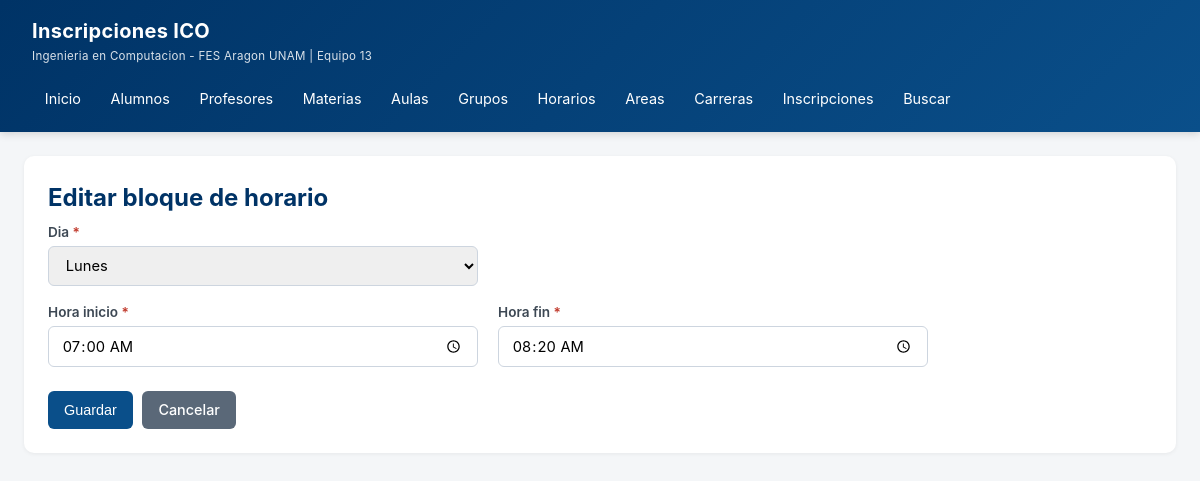
Page /?r=horario&accion=editar&id=23 on the committed database.
### tables this page shows
CREATE TABLE horario_bloque (
    id_horario   INT AUTO_INCREMENT PRIMARY KEY,
    dia_semana   ENUM('Lunes','Martes','Miercoles','Jueves','Viernes','Sabado') NOT NULL,
    hora_inicio  TIME NOT NULL,
    hora_fin     TIME NOT NULL,
    UNIQUE KEY uk_bloque (dia_semana, hora_inicio, hora_fin),
    CHECK (hora_inicio < hora_fin)
);

### app/helpers.php (called while the page is built, shortened)
<?php
function e(?string $s): string {
    return htmlspecialchars($s ?? '', ENT_QUOTES, 'UTF-8');
}
function render(string $view, array $data = []): void {
    extract($data, EXTR_SKIP);
    $contentFile = __DIR__ . '/views/' . $view . '.php';
    require $contentFile;
    require __DIR__ . '/views/layouts/main.php';
}

### app/controllers/HorarioController.php (called while the page is built, shortened)
<?php
class HorarioController {
    public function editar() {
        $st = Database::pdo()->prepare("SELECT * FROM horario_bloque WHERE id_horario=?"); $st->execute([get_int('id')]); $b=$st->fetch();
        render('horario/form', ['title'=>'Editar bloque','b'=>$b]);
    }
}

### public/index.php (called while the page is built, shortened)
<?php
require __DIR__ . '/../app/Database.php';
require __DIR__ . '/../app/helpers.php';
$accion = $_GET['accion'] ?? 'index';
$ctrl = new $controllerName();
$ctrl->$accion();

### config/db.php (called while the page is built)
<?php
return [
    'host'     => '127.0.0.1',
    'port'     => 3306,
    'dbname'   => 'inscripciones_ico',
    'user'     => 'root',
    'pass'     => 'cam080818',
    'charset'  => 'utf8mb4',
];

### app/Database.php (called while the page is built)
<?php
class Database {
    private static ?PDO $pdo = null;
    public static function pdo(): PDO {
        if (self::$pdo === null) {
            $cfg = require __DIR__ . '/../config/db.php';
            $dsn = "mysql:host={$cfg['host']};port={$cfg['port']};dbname={$cfg['dbname']};charset={$cfg['charset']}";
            try {
                self::$pdo = new PDO($dsn, $cfg['user'], $cfg['pass'], [
                    PDO::ATTR_ERRMODE            => PDO::ERRMODE_EXCEPTION,
                    PDO::ATTR_DEFAULT_FETCH_MODE => PDO::FETCH_ASSOC,
                    PDO::ATTR_EMULATE_PREPARES   => false,
                ]);
            } catch (PDOException $e) {
                die("<h2>Error de conexion</h2><p>" . htmlspecialchars($e->getMessage()) . "</p>"
                   ."<p>Verifica config/db.php y que MySQL este corriendo.</p>");
            }
        }
        return self::$pdo;
    }
}

### app/views/horario/form.php (the view, shortened to what this page needs)
<div class="card">
    <h1 class="page-title"><?= $b ? 'Editar' : 'Nuevo' ?> bloque de horario</h1>
    <form class="crud" method="post" action="/?r=horario&accion=guardar">
        <div><label class="required">Dia</label>
            <select name="dia_semana" required>
                <?php foreach(['Lunes','Martes','Miercoles','Jueves','Viernes','Sabado'] as $d): ?>
                <option value="<?= $d ?>" <?= ($b['dia_semana']??'')==$d?'selected':'' ?>><?= $d ?></option>
                <?php endforeach; ?>
            </select></div>
        <div></div>
        <div><label class="required">Hora inicio</label>
            <input name="hora_inicio" type="time" required value="<?= e(substr($b['hora_inicio'] ?? '07:00:00',0,5)) ?>"></div>
        <div><label class="required">Hora fin</label>
            <input name="hora_fin" type="time" required value="<?= e(substr($b['hora_fin'] ?? '09:00:00',0,5)) ?>"></div>
        <div class="actions">
            <button type="submit" class="btn btn-primary">Guardar</button>
            <a class="btn btn-secondary" href="/?r=horario">Cancelar</a>
        </div>
    </form>
</div>

### public/css/style.css (style rules this page uses)
* { box-sizing: border-box; margin: 0; padding: 0; }
body { font-family: -apple-system, "Segoe UI", Roboto, Arial, sans-serif; background: #f4f6f8; color: #1c2733; line-height: 1.5; }
.card { background:#fff; border-radius:10px; padding:1.5rem; box-shadow:0 1px 4px rgba(0,0,0,.06); margin-bottom:1.25rem; }
.page-title { font-size:1.5rem; color:#003366; margin-bottom:.4rem; }
.btn { display:inline-block; padding:.5rem 1rem; border-radius:6px; border:none; font-size:.9rem; cursor:pointer; text-decoration:none; transition:.15s; font-weight:500; }
.btn-primary { background:#0a4f8a; color:#fff; }
.btn-secondary { background:#5a6878; color:#fff; }
form.crud { display:grid; grid-template-columns: repeat(2, 1fr); gap:1rem 1.25rem; max-width:880px; }
form.crud label { display:block; font-weight:600; font-size:.85rem; color:#3d4854; margin-bottom:.25rem; }
form.crud input, form.crud select, form.crud textarea { width:100%; padding:.55rem .8rem; border:1px solid #cdd5df; border-radius:6px; font-size:.92rem; font-family:inherit; }
form.crud .actions { grid-column: 1 / -1; display:flex; gap:.6rem; margin-top:.5rem; }
.required::after { content:" *"; color:#c0392b; }

### rows in the picture
horario_bloque: dia_semana "Lunes", hora_inicio "07:00", hora_fin "08:20"
